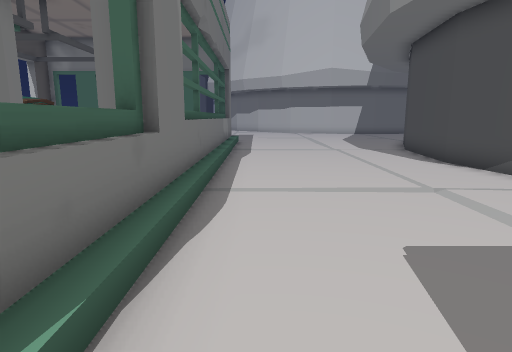
view 1 (above)

19 first-person views from a walk through a scene from a Unity 3-D project. The camera is 1.3 m above the floor, tilts 10° down and sees 75° across. Doors are open. The floor is counted in squares, 1 m on a side. Each view is taken from the middle of a square. On the plan, view 1 faces up. The plan holds only what a view shows up to about 14 squares ahead; the rest is blank. The place goes on beyond the plan. The player is left out.

view 2
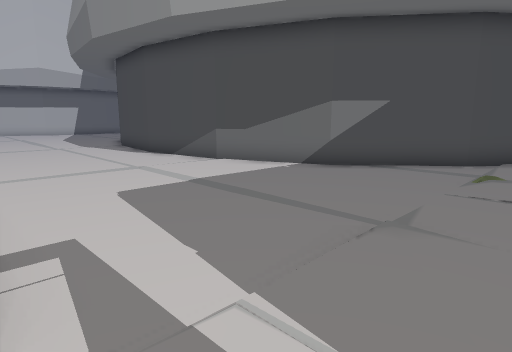

view 3
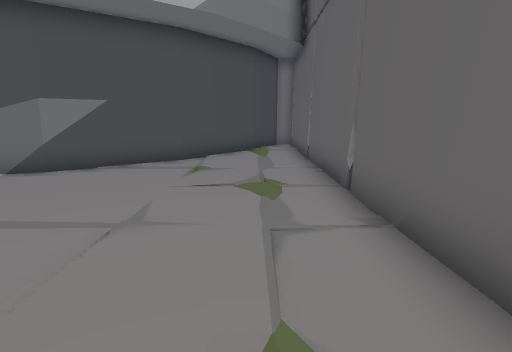

view 4
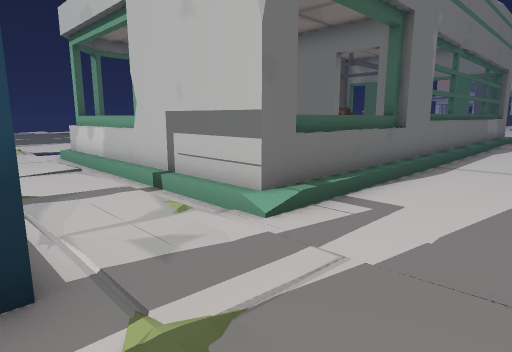

view 5
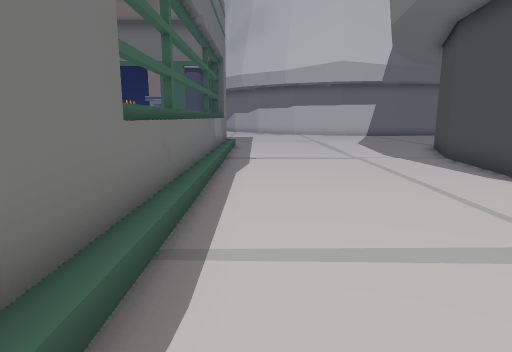

view 6
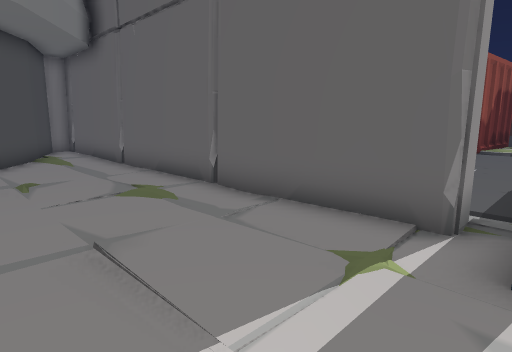

view 7
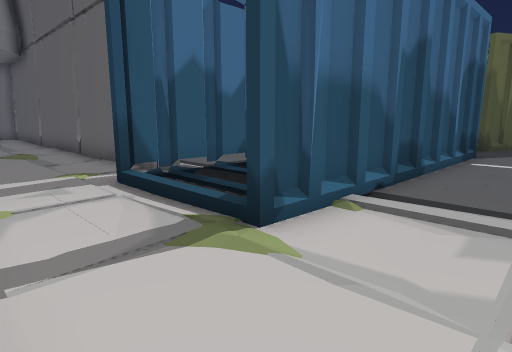

view 8
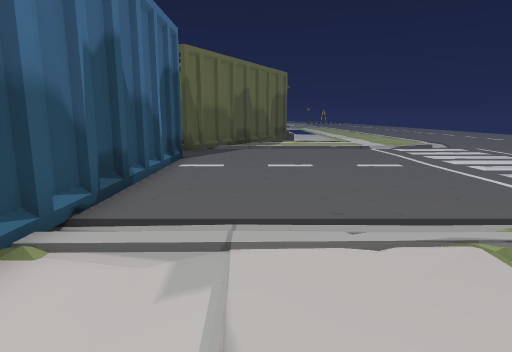

view 9
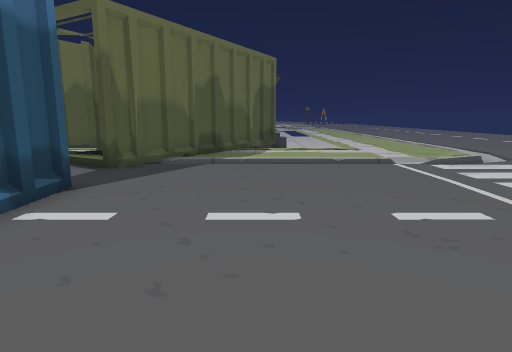

view 10
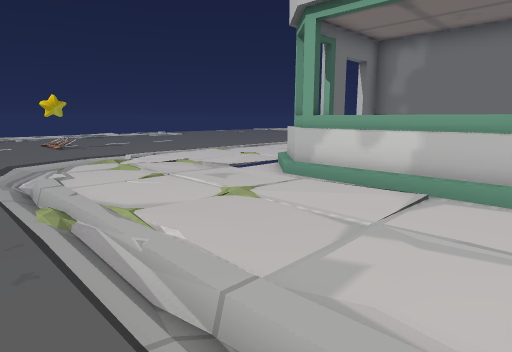

view 11
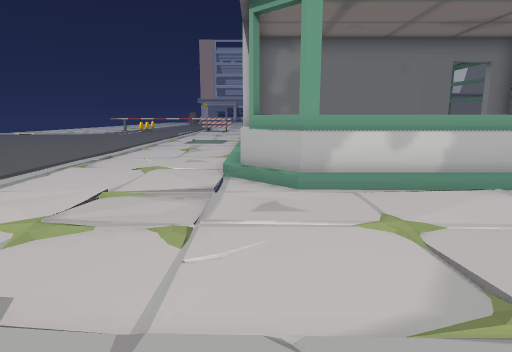

view 12
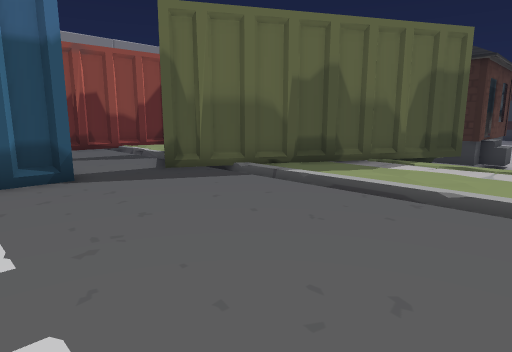

view 13
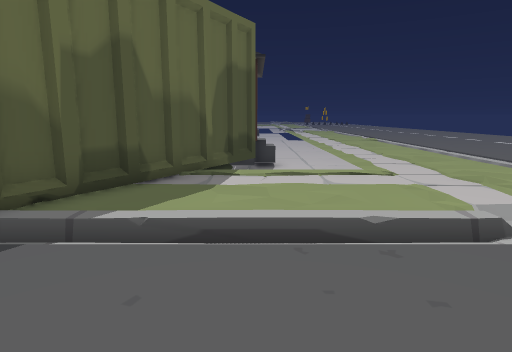

view 14
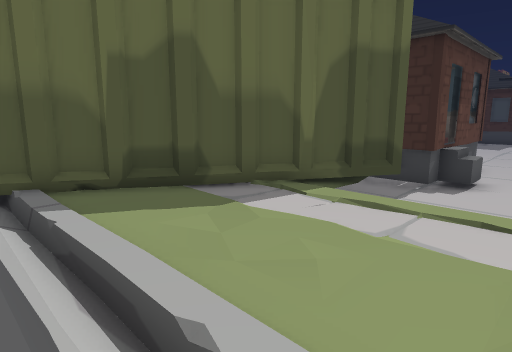

view 15
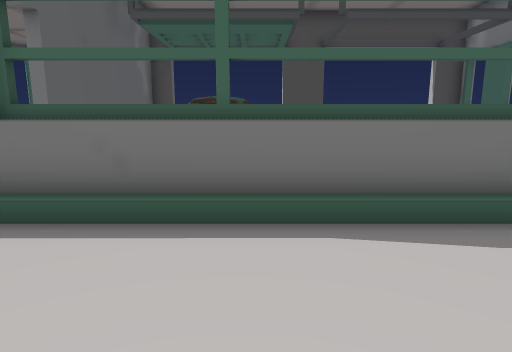

view 16
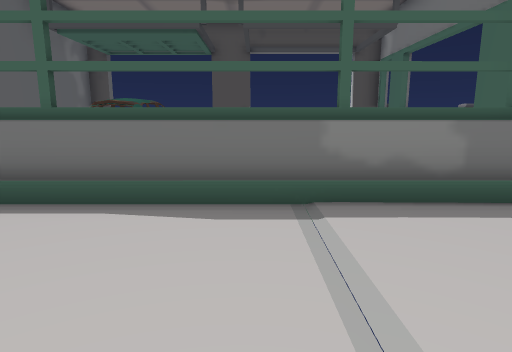

view 17
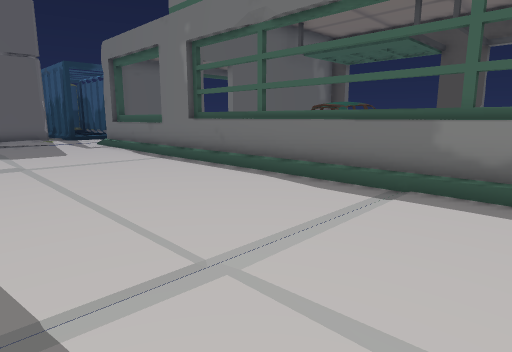

view 18
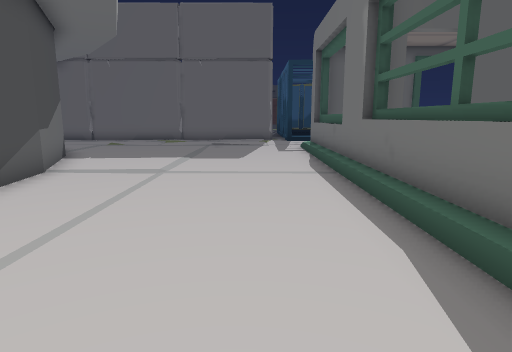

view 19
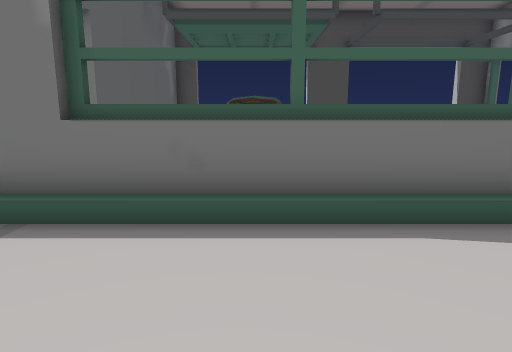

### Floor plan
Key: @ floor where view 1 was taken; # wall or solid block; x gap in a wall; . main floor; - floor 0.75 m lower than the main floor; / step, stairs or slope; D open door; = window, fence, low wall or low ledge; ^ raised ledge; v drop or lower ground; C car; H house.
Columns run from 12 left of view 1 to 15 right of it. Each row starts with its distance up from view 1.
 17           ==........#
 16           =/.......##
 15           =/.......#
 14           =/......##
 13  D        =/......#
 12  #        =/......#
 11           =/......#
 10     CCC   =/......#
  9      CC   =/......#
  8       C   =/......#
  7           =/......#
  6 x######## ##......##
  5 /#        ##.......#
  4 /         ^/.......##
  3 /#        ^/........#
  2 /^        ^/........##
  1 /#        ^/.........##
  0 .^#^^^^####/@.........##
 -1 ..//////////...........##
 -2 .../..../...............##
 -3 .........................###
 -4 ........#  #...............#
 -5 /../....#  #x###############
 -6 ////////#  #//
 -7  .......#  #..
 -8 ........#   ..
 -9 ........#   ..
-10 ........#   ..
-11 ........#   ..
-12 ........#    .
-13 ........#    ..
-14 ............ ..
-15 ..............
-16 ........#.....#
-17 .......##  #.v#
-18 .......#  #
-19 ......##  #
-20 .....##   #
-21 ..=.##
-22 .   ##
-23 .  ##
-24 = -#
-25 = -#
-26 .v-#H
-27   HHH
-28   HH

Where each view was taken, in squares from view 1:
view 1: 0 up, 0 right, facing up
view 2: 3 down, 1 left, facing up-right
view 3: 3 down, 1 left, facing right
view 4: 4 down, 2 right, facing up-left
view 5: 3 up, 0 right, facing up
view 6: 0 up, 1 left, facing down-right
view 7: 1 down, 7 left, facing down-right
view 8: 2 down, 7 left, facing down
view 9: 7 down, 8 left, facing down
view 10: 7 down, 5 left, facing up-left
view 11: 7 down, 11 left, facing up
view 12: 11 down, 12 left, facing down-right
view 13: 13 down, 9 left, facing down
view 14: 16 down, 12 left, facing down-right
view 15: 10 up, 3 right, facing left
view 16: 13 up, 4 right, facing left
view 17: 16 up, 5 right, facing down-left
view 18: 14 up, 1 right, facing down
view 19: 9 up, 3 right, facing left
